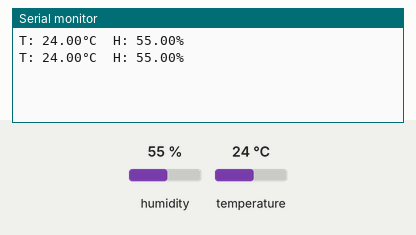
Simulated run of this sketch. Board: Raspberry Pi Pico. On the bench: the last lines printed to the serial monitor. Inputs (shaded band) come from the test bench; at power-on: humidity 55 %, temperature 24 °C.

Above: at 2.8 s.
2.9 s: humidity set to 22 %
At 3.4 s:
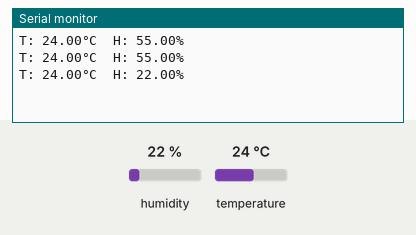
4.4 s: temperature set to 12 °C
At 5.7 s:
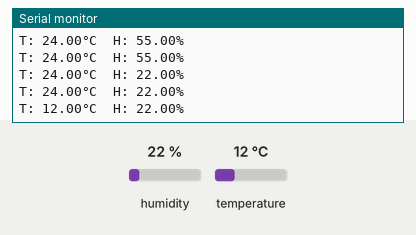
5.9 s: humidity set to 40 %
At 6.9 s:
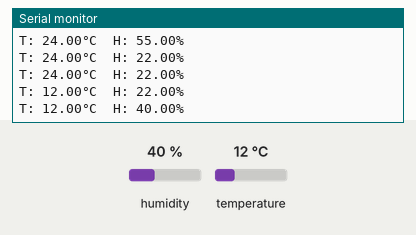
Timing chart, 0 to 8.9 s (numbered marks = the images above; inputs shaded):
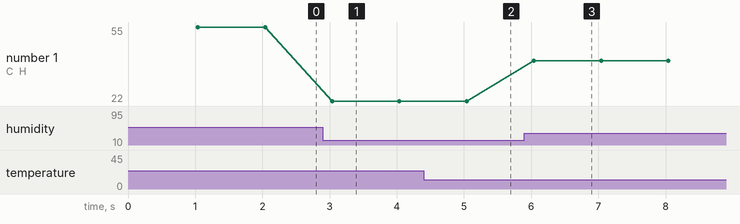

Measured:
- after the input at 2.9 s, the serial monitor: prints a new line after 0.14 s (image 1)
- after the input at 4.4 s, the serial monitor: prints a new line after 0.64 s (image 2)
- after the input at 5.9 s, the serial monitor: prints a new line after 0.14 s (image 3)
- plotted number 1: 55 → 22 after the input at 2.9 s, 22 → 40 after the input at 5.9 s

The sketch:

sht31_basic.ino
```cpp
// snippet: sht31_basic
// tags: environmental, sht31, sht30, sht4x, temperature, humidity, adafruit, i2c, sensirion
// boards: avr, esp32, megaavr, nano33iot, romi32u4, rp2040
// library: Adafruit SHT31
// description: Read temperature and humidity from SHT30/SHT31 with Adafruit library
// prompts: SHT31 temperature humidity, SHT30 SHT4x sensor, Sensirion humidity, high accuracy temp humidity, precise RH sensor
// exact-include: Wire.h, Adafruit_SHT31.h

#include <Wire.h>
#include <Adafruit_SHT31.h>

Adafruit_SHT31 sht31;
unsigned long prevMs = 0;

void setup() {
  Serial.begin(9600);
  while (!Serial && millis() < 3000);
  if (!sht31.begin(0x44)) { Serial.println("SHT31 not found"); while (1); }
}

void loop() {
  unsigned long now = millis();
  if (now - prevMs < 1000) return;
  prevMs = now;

  float t = sht31.readTemperature();
  float h = sht31.readHumidity();
  if (!isnan(t)) { Serial.print("T: "); Serial.print(t); Serial.print("°C  "); }
  if (!isnan(h)) { Serial.print("H: "); Serial.print(h); Serial.println("%"); }
}
```
